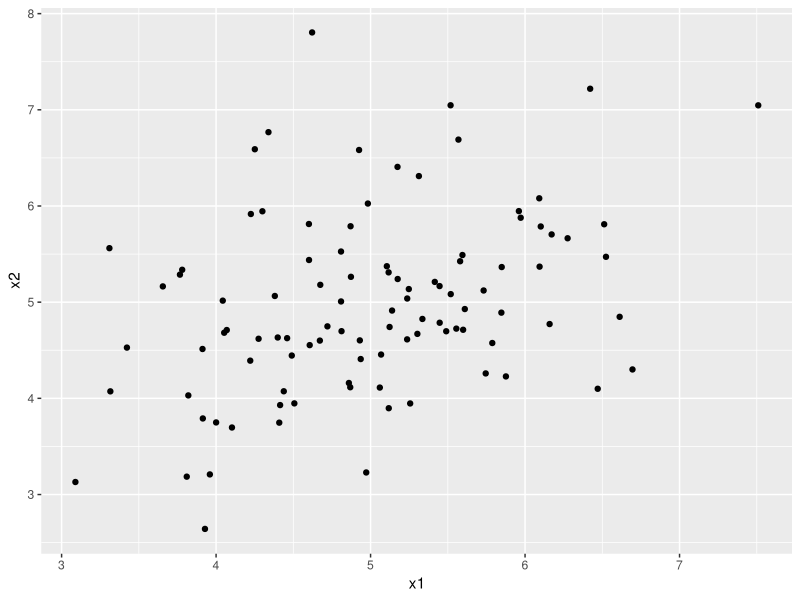
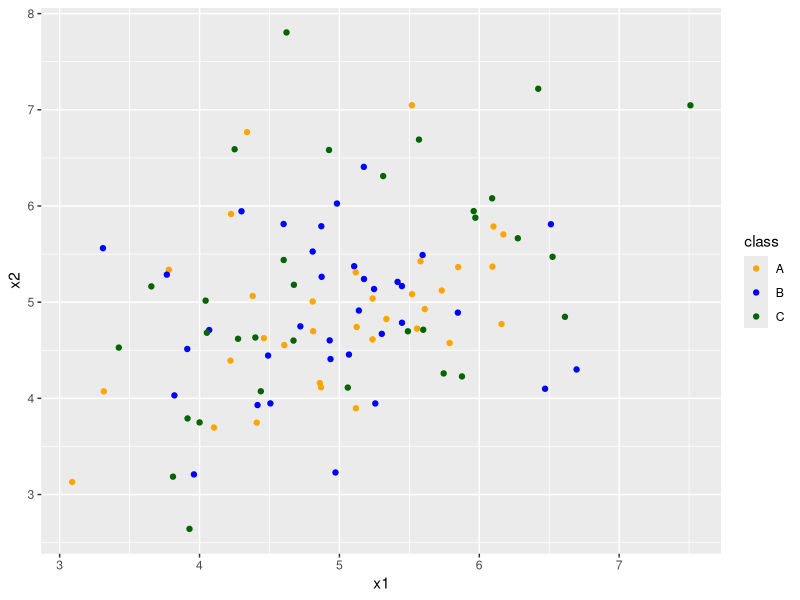
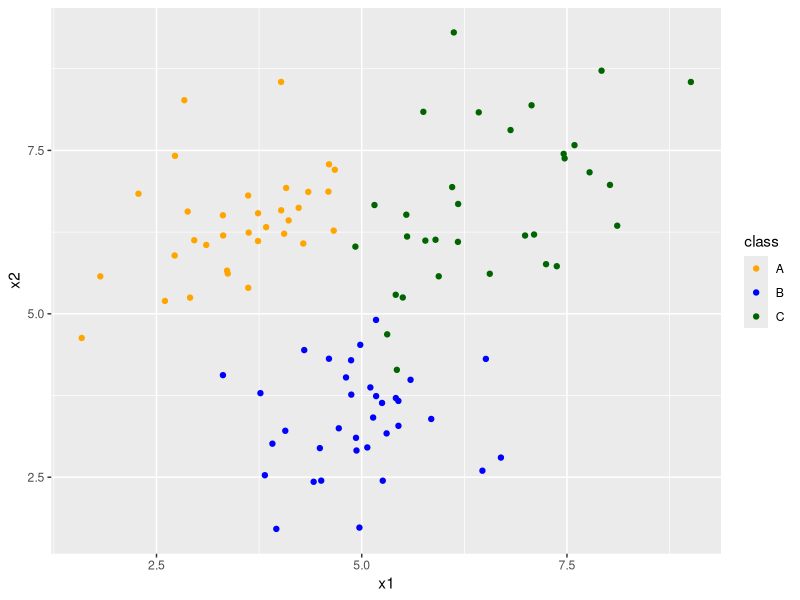
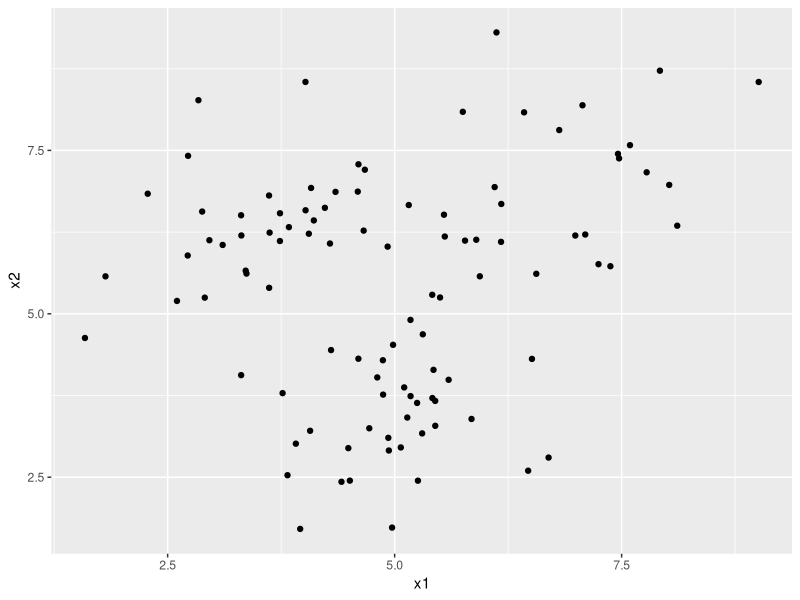
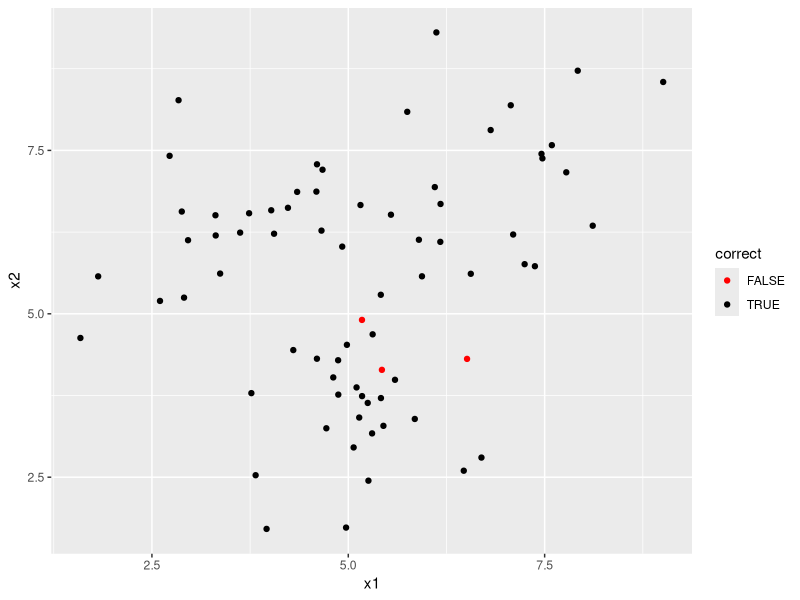
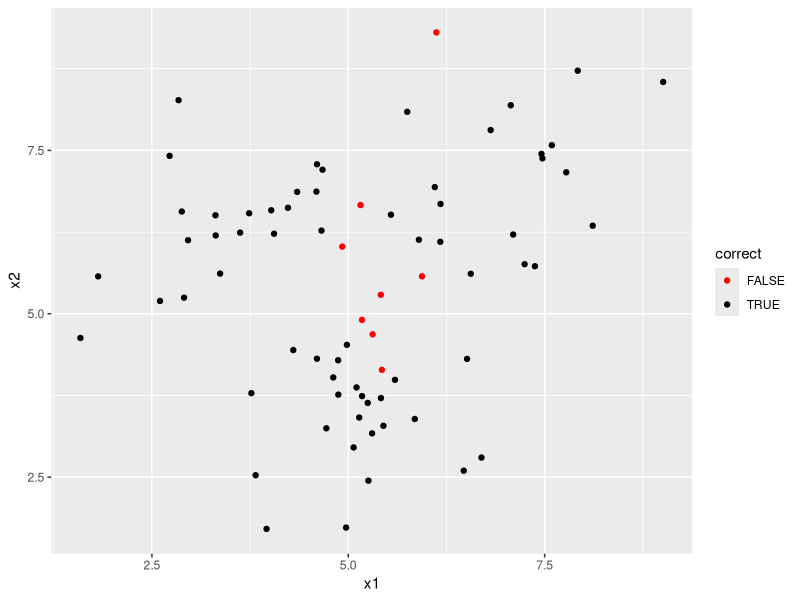
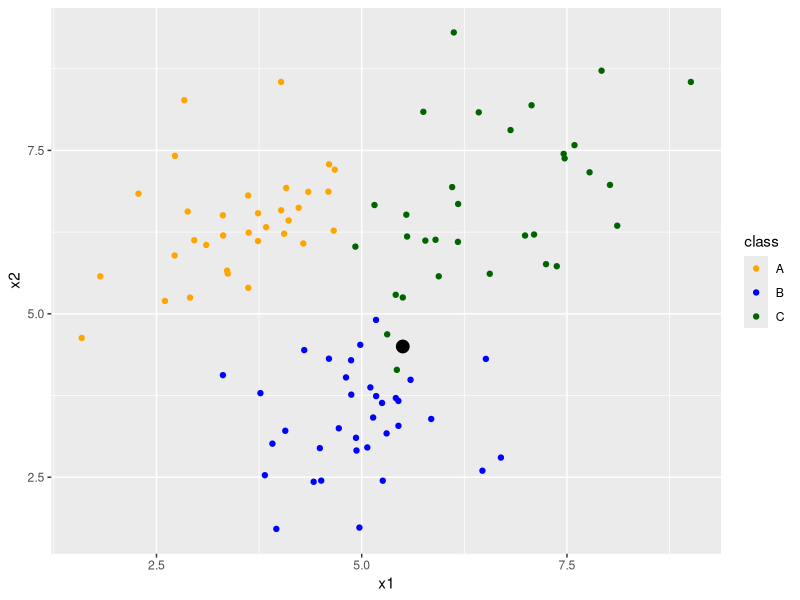
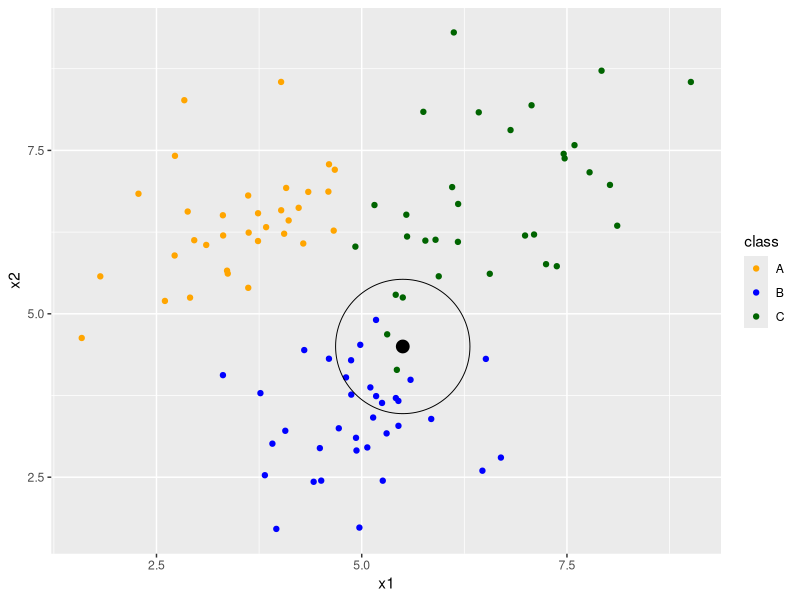

Source code (R) for these figures, in order:
## ---- chunk 1
library(dplyr)    # Data manipulation
library(magrittr) # Pipes
library(ggplot2)  # Plotting suite
library(MASS)     # Dataset
library(class)    # K-nearest Neighbour
library(mvtnorm)  # Multivariate Normal tools
## ---- chunk 2
helpIAmColourblind <- scale_color_manual(values = c("orange", 
                                                    "blue", 
                                                    "dark green"))
## ---- chunk 3
theme_update(plot.background = element_rect(fill = "transparent", colour = NA))
knitr::opts_chunk$set(dev.args=list(bg="transparent"), dev = "svg")
## ---- chunk 4
set.seed(123)
## ---- chunk 5
sigma <- matrix(c(1, .5, .5, 1), 2, 2)
rownames(sigma) <- colnames(sigma) <- c("x1", "x2")
## ---- chunk 6
sigma
## ---- chunk 7
sim.data <- mvtnorm::rmvnorm(n     = 100, 
                             mean  = c(5, 5), 
                             sigma = sigma)
colnames(sim.data) <- c("x1", "x2")
## ---- chunk 8
sim.data %>% 
  as_tibble %>%
  ggplot(aes(x1, x2)) +
  geom_point()
## ---- chunk 9
sim.data <- 
  sim.data %>%
  as_tibble %>%
  mutate(class = sample(c("A", "B", "C"), size = 100, replace = TRUE))
## ---- chunk 10
sim.data %>% head
## ---- chunk 11
sim.data %>%
  ggplot(aes(x1, x2,  colour = class)) +
  geom_point() + 
  helpIAmColourblind
## ---- chunk 12
sim.data <- 
  sim.data %>%
  mutate(x2 = case_when(class == "A" ~ x2 + 1.5,
                        class == "B" ~ x2 - 1.5,
                        class == "C" ~ x2 + 1.5),
         x1 = case_when(class == "A" ~ x1 - 1.5,
                        class == "B" ~ x1 - 0,
                        class == "C" ~ x1 + 1.5))
## ---- chunk 13
sim.data %>%
  ggplot(aes(x1, x2,  colour = class)) +
  geom_point() + 
  helpIAmColourblind
## ---- chunk 14
sim.data %>%
  ggplot(aes(x1, x2)) +
  geom_point()
## ---- chunk 15
set.seed(123)
sim.data <-
  sim.data %>% 
  mutate(set = sample(c("Train", "Test"), size = 100, 
                      prob = c(.25, .75), replace = TRUE))
sim.data
## ---- chunk 16
train.data <- subset(sim.data, set == "Train", select = c(x1, x2))
test.data <-  subset(sim.data, set == "Test",  select = c(x1, x2))
obs.class <-  subset(sim.data, set == "Train", select = class)
## ---- chunk 17
fit.knn <- knn(train = train.data,
               test  = test.data, 
               cl    = as.matrix(obs.class),
               k     = 3)
fit.knn
## ---- chunk 18
class.test <- subset(sim.data, set == "Test", select = class) %>%
  as.matrix()
correct <- fit.knn == class.test
mean(correct)
table(fit.knn, class.test)
## ---- chunk 19
cbind(test.data, correct) %>%
  ggplot(aes(x1, x2,  colour = correct)) +
  geom_point() +
  scale_colour_manual(values = c("red", "black"))
## ---- chunk 20
fit.knn <- knn(train = train.data,
               test  = test.data, 
               cl    = as.matrix(obs.class),
               k     = 2)
correct <- fit.knn == class.test
mean(correct)
table(fit.knn, class.test)
## ---- chunk 21
fit.knn <- knn(train = train.data,
               test  = test.data, 
               cl    = as.matrix(obs.class),
               k     = 4)
correct <- fit.knn == class.test
mean(correct)
table(fit.knn, class.test)
## ---- chunk 22
fit.knn <- knn(train = train.data,
               test = test.data, 
               cl = as.matrix(obs.class),
               k = 10)
correct <- fit.knn == class.test
mean(correct)
table(fit.knn, class.test)
## ---- chunk 23
cbind(test.data, correct) %>%
  ggplot(aes(x1, x2,  colour = correct)) +
  geom_point() +
  scale_colour_manual(values = c("red", "black"))
## ---- chunk 24
newObs <- data.frame(x1 = 5.5, x2 = 4.5)
## ---- chunk 25
sim.data %>%
  ggplot() +
  geom_point(aes(x1, x2,  colour = class)) + 
  geom_point(data = newObs, aes(x1, x2), size = 4, col = "black") +
  helpIAmColourblind
## ---- chunk 26
sim.data %>%
  ggplot() +
  geom_point(aes(x1, x2,  colour = class)) + 
  geom_point(data = newObs, aes(x1, x2), size = 4, col = "black") +
  geom_point(data = newObs, aes(x1, x2), size = 45, pch = 21, bg = "transparent") +
  helpIAmColourblind
## ---- chunk 27
knn(train = sim.data[, 1:2], cl = sim.data$class, k = 10, test = newObs)
## ---- chunk 28
sim.data %>%
  ggplot(aes(x1, x2)) +
  geom_point()
## ---- chunk 29
(fitkm <- kmeans(sim.data[, 1:2], centers = 3))
## ---- chunk 30
sim.data$clust <- as.factor(fitkm$cluster)

sim.data %>% ggplot +
  geom_point(aes(x = x1, y = x2, colour = clust)) +
  helpIAmColourblind
## ---- chunk 31
# this is the data-generating class

sim.data %>% ggplot +
  geom_point(aes(x = x1, y = x2, colour = class)) +
  helpIAmColourblind
## ---- chunk 32
sim.data %>% ggplot +
  geom_point(aes(x = x1, y = x2, colour = clust)) +
  geom_point(aes(x = x1, y = x2), data = as.data.frame(fitkm$centers),
             size = 5, col = "red", alpha = 0.8) +
  helpIAmColourblind
## ---- chunk 33
sim.data$clust <- as.factor(kmeans(sim.data[,1:2], 5)$cluster)

sim.data %>% ggplot +
  geom_point(aes(x = x1, y = x2, colour = clust)) +
  scale_colour_manual(values = viridisLite::viridis(5))
## ---- chunk 34
sim.data$clust <- as.factor(kmeans(sim.data[,1:2], 2)$cluster)

sim.data %>% ggplot +
  geom_point(aes(x = x1, y = x2, colour = clust)) +
  helpIAmColourblind
